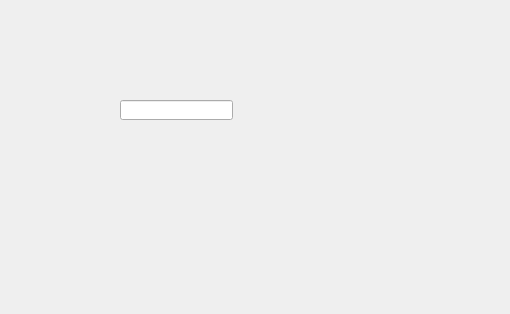
<?xml version="1.0" encoding="UTF-8"?>
<ui version="4.0">
 <class>KeyboardCustomizeDialog</class>
 <widget class="QDialog" name="KeyboardCustomizeDialog">
  <property name="geometry">
   <rect>
    <x>0</x>
    <y>0</y>
    <width>510</width>
    <height>314</height>
   </rect>
  </property>
  <property name="windowTitle">
   <string>Dialog</string>
  </property>
  <widget class="KeyScanWidget" name="lineEdit">
   <property name="geometry">
    <rect>
     <x>120</x>
     <y>100</y>
     <width>113</width>
     <height>20</height>
    </rect>
   </property>
  </widget>
 </widget>
 <customwidgets>
  <customwidget>
   <class>KeyScanWidget</class>
   <extends>QLineEdit</extends>
   <header>KeyScanWidget.h</header>
  </customwidget>
 </customwidgets>
 <resources/>
 <connections/>
</ui>
